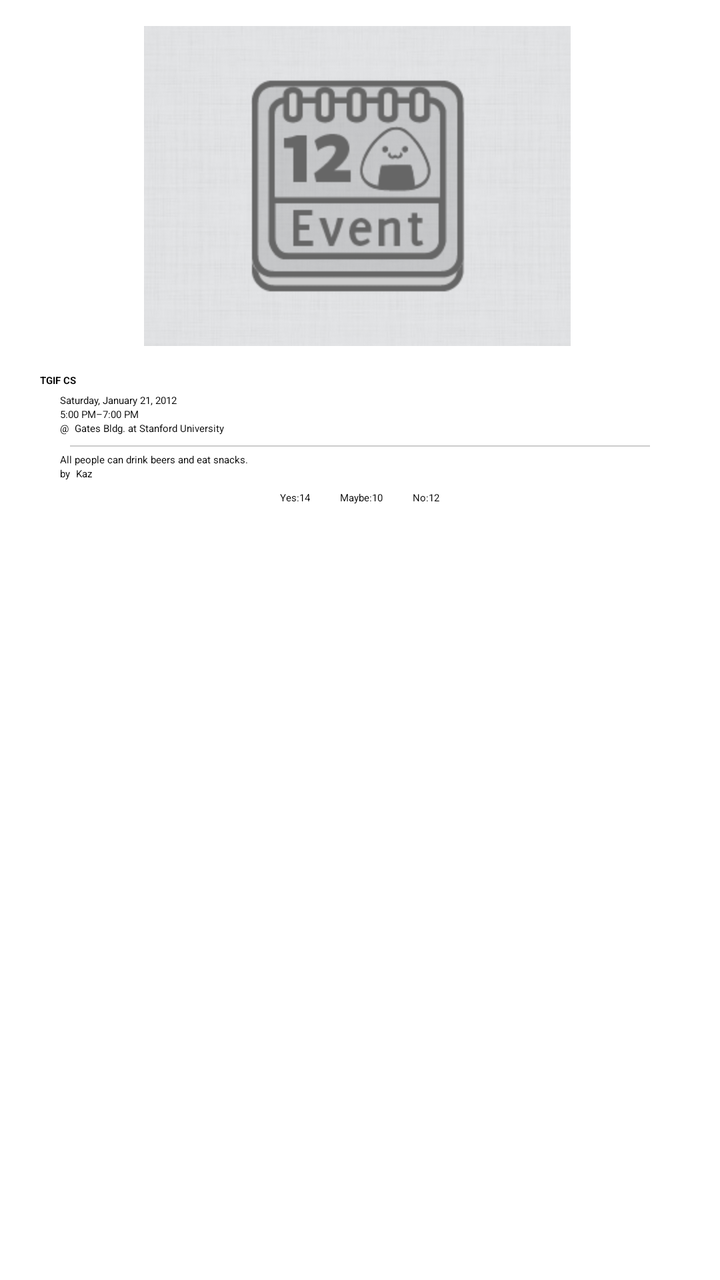
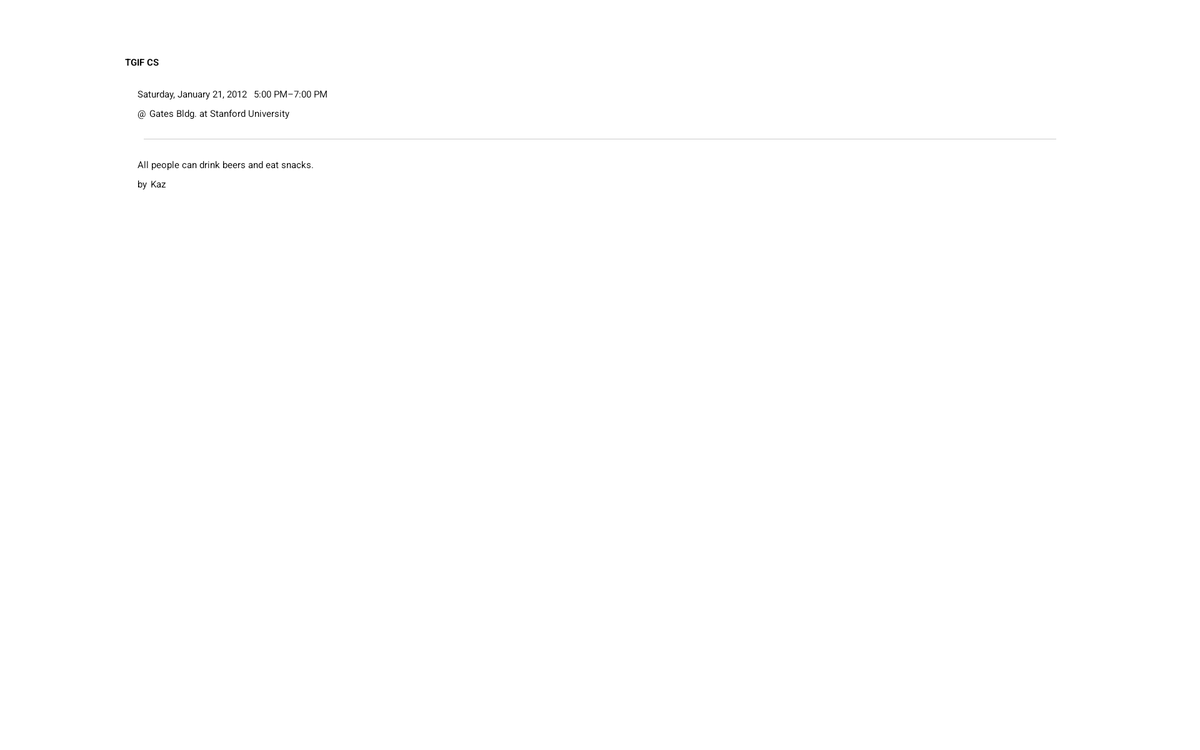

Two renders of one Android screen. The first uses the default layout on a phone; the second uses the alternative layout the repository ships for a different screen configuration, on a matching device. The two XML files are below.
<!-- AndroidManifest.xml: application theme Theme.SherlockCustom -->
<!-- res/layout/fragment_event.xml -->
<?xml version="1.0" encoding="utf-8"?>
<LinearLayout
	xmlns:android="http://schemas.android.com/apk/res/android"
    android:orientation="vertical"
    android:layout_width="match_parent"
    android:layout_height="match_parent"
    android:background="#FFFFFF">
        	
    <ScrollView android:id="@+id/scrollview"
		android:layout_width="match_parent"
		android:layout_height="match_parent">
		
		<LinearLayout
		    android:orientation="vertical"
		    android:layout_width="match_parent"
		    android:layout_height="match_parent"
		    android:layout_gravity="center_horizontal"
		    android:layout_marginLeft="20dip"
            android:layout_marginRight="20dip"
		    android:background="#FFFFFF">
		        
		    
			<ImageView android:id="@+id/event_image"
			  	android:layout_width="wrap_content"
			  	android:layout_height="wrap_content"
				android:background="@drawable/image_shadow"
				android:paddingLeft="4dip"
		        android:paddingTop="3dip"
		        android:paddingRight="6.5dip"
		        android:paddingBottom="6.5dip"
		        android:adjustViewBounds="true"
		        android:layout_marginTop="10dip"
			    android:layout_gravity="center"
			    android:src="@drawable/default_image_event"
			    android:contentDescription="@string/event_img_description"  />
		    
		    
			<TextView android:id="@+id/event_title"
		        android:layout_width="match_parent"
		        android:layout_height="wrap_content"
		        android:layout_marginTop="7dip"
		        android:maxLines="3"
		        android:textStyle="bold"
		        android:text="@string/event_title_dummy" />
			
		    
			<TextView android:id="@+id/event_date_time_top"
		        android:layout_width="match_parent"
		        android:layout_height="wrap_content"
		        android:layout_marginLeft="10dip"
		        android:layout_marginTop="3dip"
		        android:maxLines="1"
		        android:text="@string/event_date_dummy" />
			
		    
			<TextView android:id="@+id/event_date_time_bottom"
		        android:layout_width="match_parent"
		        android:layout_height="wrap_content"
		        android:layout_marginLeft="10dip"
		        android:layout_marginTop="0dip"
		        android:maxLines="1"
		        android:text="@string/event_time_dummy" />
			
		    
	        <LinearLayout
	            android:orientation="horizontal"
		        android:layout_marginLeft="10dip"
	            android:layout_marginTop="0dip"
	            android:layout_width="match_parent"
	            android:layout_height="wrap_content">
			    
			    <TextView android:id="@+id/event_place_at"
		            android:layout_width="wrap_content"
		            android:layout_height="wrap_content"
		            android:text="@string/event_place_at" />
			    <TextView android:id="@+id/event_place"
		            android:layout_width="match_parent"
		            android:layout_height="wrap_content"
		            android:layout_marginLeft="3dip"
		            android:maxLines="2"
		            android:text="@string/event_place_dummy" />
			    
			</LinearLayout>
			
		    	
			<View android:id="@+id/divider"
			    android:layout_width="match_parent"
                android:layout_height="0.5dip"
		        android:layout_marginLeft="15dip"
	            android:layout_marginTop="5dip"
		        android:layout_marginRight="15dip"
                android:background="@color/event_divider" />
	        
		    	        
		    <TextView android:id="@+id/event_details"
		        android:layout_width="match_parent"
		        android:layout_height="wrap_content"
		        android:layout_marginLeft="10dip"
		        android:layout_marginTop="3dip"
		        android:text="@string/event_details_dummy" />
				
		    
	        <LinearLayout
	            android:orientation="horizontal"
		        android:layout_marginLeft="10dip"
	            android:layout_marginTop="0dip"
	            android:layout_width="match_parent"
	            android:layout_height="wrap_content">
			    
			    <TextView android:id="@+id/event_organizer_by"
		            android:layout_width="wrap_content"
		            android:layout_height="wrap_content"
		            android:text="@string/event_organizer_by" />
			    <TextView android:id="@+id/event_organizer"
		            android:layout_width="match_parent"
		            android:layout_height="wrap_content"
		            android:layout_marginLeft="3dip"
		            android:maxLines="2"
		            android:text="@string/event_organizer_dummy" />
			    
			</LinearLayout>
			
		    
	        <LinearLayout
	            android:orientation="horizontal"
		        android:layout_marginLeft="0dip"
	            android:layout_marginTop="5dip"
	            android:layout_width="match_parent"
	            android:layout_height="wrap_content"
	            android:gravity="center">
			    
			    <TextView android:id="@+id/event_people_yes_is"
		            android:layout_width="wrap_content"
		            android:layout_height="wrap_content"
		            android:text="@string/event_people_yes_is" />
			    <TextView android:id="@+id/event_people_yes"
		            android:layout_width="wrap_content"
		            android:layout_height="wrap_content"
		            android:layout_marginLeft="0dip"
		            android:maxLines="1"
		            android:text="@string/event_people_yes_dummy" />
			    
			    <TextView android:id="@+id/event_people_maybe_is"
		            android:layout_width="wrap_content"
		            android:layout_height="wrap_content"
		            android:layout_marginLeft="15dip"
		            android:text="@string/event_people_maybe_is" />
			    <TextView android:id="@+id/event_people_maybe"
		            android:layout_width="wrap_content"
		            android:layout_height="wrap_content"
		            android:layout_marginLeft="0dip"
		            android:maxLines="1"
		            android:text="@string/event_people_maybe_dummy" />
			    
			    <TextView android:id="@+id/event_people_no_is"
		            android:layout_width="wrap_content"
		            android:layout_height="wrap_content"
		            android:layout_marginLeft="15dip"
		            android:text="@string/event_people_no_is" />
			    <TextView android:id="@+id/event_people_no"
		            android:layout_width="wrap_content"
		            android:layout_height="wrap_content"
		            android:layout_marginLeft="0dip"
		            android:maxLines="1"
		            android:text="@string/event_people_no_dummy" />
			    
			</LinearLayout>
		              
		</LinearLayout>
	                
	</ScrollView>
	
</LinearLayout>
<!-- resources referenced by this layout -->
<resources>
  <color name="event_divider">#ffcccccc</color>
  <!-- drawable default_image_event: png bitmap (drawable-hdpi, 50120 bytes) -->
  <string name="event_date_dummy">Saturday, January 21, 2012</string>
  <string name="event_details_dummy">All people can drink beers and eat snacks.</string>
  <string name="event_img_description">Image of the event</string>
  <string name="event_organizer_by">by</string>
  <string name="event_organizer_dummy">Kaz</string>
  <string name="event_people_maybe_dummy">10</string>
  <string name="event_people_maybe_is">Maybe: </string>
  <string name="event_people_no_dummy">12</string>
  <string name="event_people_no_is">No: </string>
  <string name="event_people_yes_dummy">14</string>
  <string name="event_people_yes_is">Yes: </string>
  <string name="event_place_at">\u0040</string>
  <string name="event_place_dummy">Gates Bldg. at Stanford University</string>
  <string name="event_time_dummy">5:00 PM–7:00 PM</string>
  <string name="event_title_dummy">TGIF CS</string>
  <style name="Theme.SherlockCustom" parent="@style/Theme.Sherlock.Light">
      	<item name="abBackground">@drawable/custom_actionbar_bg</item>
      	<item name="abIcon">@drawable/action_bar_logo</item>
      </style>
  <!-- drawable action_bar_logo: png bitmap (drawable-hdpi, 5398 bytes) -->
</resources>
<!-- res/layout-large-land/fragment_event.xml (the repository's variant of the layout above) -->
<!-- drawn on a 7-inch tablet turned sideways -->
<?xml version="1.0" encoding="utf-8"?>
<LinearLayout
	xmlns:android="http://schemas.android.com/apk/res/android"
    android:orientation="vertical"
    android:layout_width="match_parent"
    android:layout_height="match_parent"
    android:background="#FFFFFF">
        	
    <ScrollView android:id="@+id/scrollview"
		android:layout_width="match_parent"
		android:layout_height="match_parent">
		
		<LinearLayout
		    android:orientation="vertical"
		    android:layout_width="match_parent"
		    android:layout_height="match_parent"
		    android:layout_gravity="center_horizontal"
		    android:layout_marginLeft="100dip"
            android:layout_marginRight="100dip"
            android:paddingBottom="30dip"
		    android:background="#FFFFFF">
		        
		    
			<ImageView android:id="@+id/event_image"
			  	android:layout_width="wrap_content"
			  	android:layout_height="wrap_content"
				android:background="@drawable/image_shadow"
				android:paddingLeft="4dip"
		        android:paddingTop="3dip"
		        android:paddingRight="6.5dip"
		        android:paddingBottom="6.5dip"
		        android:adjustViewBounds="true"
		        android:layout_marginTop="15dip"
			    android:layout_gravity="center"
			    android:contentDescription="@string/event_img_description"  />
		    
		    
			<TextView android:id="@+id/event_title"
		        android:layout_width="match_parent"
		        android:layout_height="wrap_content"
		        android:layout_marginTop="20dip"
		        android:maxLines="3"
		        android:textStyle="bold"
		        android:text="@string/event_title_dummy" />
			
		    
	        <LinearLayout
	            android:orientation="horizontal"
		        android:layout_marginLeft="10dip"
	            android:layout_marginTop="15dip"
	            android:layout_width="match_parent"
	            android:layout_height="wrap_content">
	            
			    <TextView android:id="@+id/event_date_time_top"
		            android:layout_width="wrap_content"
		            android:layout_height="wrap_content"
		            android:maxLines="1"
		            android:text="@string/event_date_dummy" />
			
			    <TextView android:id="@+id/event_date_time_bottom"
		            android:layout_width="wrap_content"
		            android:layout_height="wrap_content"
		            android:layout_marginLeft="5dip"
		            android:maxLines="1"
		            android:text="@string/event_time_dummy" />
			    
			</LinearLayout>
			
		    
	        <LinearLayout
	            android:orientation="horizontal"
		        android:layout_marginLeft="10dip"
	            android:layout_marginTop="5dip"
	            android:layout_width="match_parent"
	            android:layout_height="wrap_content">
			    
			    <TextView android:id="@+id/event_place_at"
		            android:layout_width="wrap_content"
		            android:layout_height="wrap_content"
		            android:text="@string/event_place_at" />
			    <TextView android:id="@+id/event_place"
		            android:layout_width="match_parent"
		            android:layout_height="wrap_content"
		            android:layout_marginLeft="3dip"
		            android:maxLines="2"
		            android:text="@string/event_place_dummy" />
			    
			</LinearLayout>
			
		    	
			<View android:id="@+id/divider"
			    android:layout_width="match_parent"
                android:layout_height="0.5dip"
		        android:layout_marginLeft="15dip"
	            android:layout_marginTop="15dip"
		        android:layout_marginRight="15dip"
                android:background="@color/event_divider" />
	        
		    	        
		    <TextView android:id="@+id/event_details"
		        android:layout_width="match_parent"
		        android:layout_height="wrap_content"
		        android:layout_marginLeft="10dip"
		        android:layout_marginTop="15dip"
		        android:text="@string/event_details_dummy" />
				
		    
	        <LinearLayout
	            android:orientation="horizontal"
		        android:layout_marginLeft="10dip"
	            android:layout_marginTop="5dip"
	            android:layout_width="match_parent"
	            android:layout_height="wrap_content">
			    
			    <TextView android:id="@+id/event_organizer_by"
		            android:layout_width="wrap_content"
		            android:layout_height="wrap_content"
		            android:text="@string/event_organizer_by" />
			    <TextView android:id="@+id/event_organizer"
		            android:layout_width="match_parent"
		            android:layout_height="wrap_content"
		            android:layout_marginLeft="3dip"
		            android:maxLines="2"
		            android:text="@string/event_organizer_dummy" />
			    
			</LinearLayout>
			
		    
	        <LinearLayout
	            android:orientation="horizontal"
		        android:layout_marginLeft="0dip"
	            android:layout_marginTop="1dip"
	            android:layout_width="match_parent"
	            android:layout_height="wrap_content"
	            android:gravity="center"
	            android:visibility="gone">
			    
			    <TextView android:id="@+id/event_people_yes_is"
		            android:layout_width="wrap_content"
		            android:layout_height="wrap_content"
		            android:text="@string/event_people_yes_is" />
			    <TextView android:id="@+id/event_people_yes"
		            android:layout_width="wrap_content"
		            android:layout_height="wrap_content"
		            android:layout_marginLeft="0dip"
		            android:maxLines="1"
		            android:text="@string/event_people_yes_dummy" />
			    
			    <TextView android:id="@+id/event_people_maybe_is"
		            android:layout_width="wrap_content"
		            android:layout_height="wrap_content"
		            android:layout_marginLeft="10dip"
		            android:text="@string/event_people_maybe_is" />
			    <TextView android:id="@+id/event_people_maybe"
		            android:layout_width="wrap_content"
		            android:layout_height="wrap_content"
		            android:layout_marginLeft="0dip"
		            android:maxLines="1"
		            android:text="@string/event_people_maybe_dummy" />
			    
			    <TextView android:id="@+id/event_people_no_is"
		            android:layout_width="wrap_content"
		            android:layout_height="wrap_content"
		            android:layout_marginLeft="10dip"
		            android:text="@string/event_people_no_is" />
			    <TextView android:id="@+id/event_people_no"
		            android:layout_width="wrap_content"
		            android:layout_height="wrap_content"
		            android:layout_marginLeft="0dip"
		            android:maxLines="1"
		            android:text="@string/event_people_no_dummy" />
			    
			</LinearLayout>

		</LinearLayout>
	                
	</ScrollView>
	
</LinearLayout>
<!-- resources referenced by the variant -->
<!-- as a 7-inch tablet turned sideways resolves them -->
<resources>
  <color name="event_divider">#ffcccccc</color>
  <string name="event_date_dummy">Saturday, January 21, 2012</string>
  <string name="event_details_dummy">All people can drink beers and eat snacks.</string>
  <string name="event_img_description">Image of the event</string>
  <string name="event_organizer_by">by</string>
  <string name="event_organizer_dummy">Kaz</string>
  <string name="event_people_maybe_dummy">10</string>
  <string name="event_people_maybe_is">Maybe: </string>
  <string name="event_people_no_dummy">12</string>
  <string name="event_people_no_is">No: </string>
  <string name="event_people_yes_dummy">14</string>
  <string name="event_people_yes_is">Yes: </string>
  <string name="event_place_at">\u0040</string>
  <string name="event_place_dummy">Gates Bldg. at Stanford University</string>
  <string name="event_time_dummy">5:00 PM–7:00 PM</string>
  <string name="event_title_dummy">TGIF CS</string>
  <style name="Theme.SherlockCustom" parent="@style/Theme.Sherlock.Light">
      	<item name="abBackground">@drawable/custom_actionbar_bg</item>
      	<item name="abIcon">@drawable/action_bar_logo</item>
      </style>
  <!-- drawable action_bar_logo: png bitmap (drawable-hdpi, 5398 bytes) -->
</resources>
